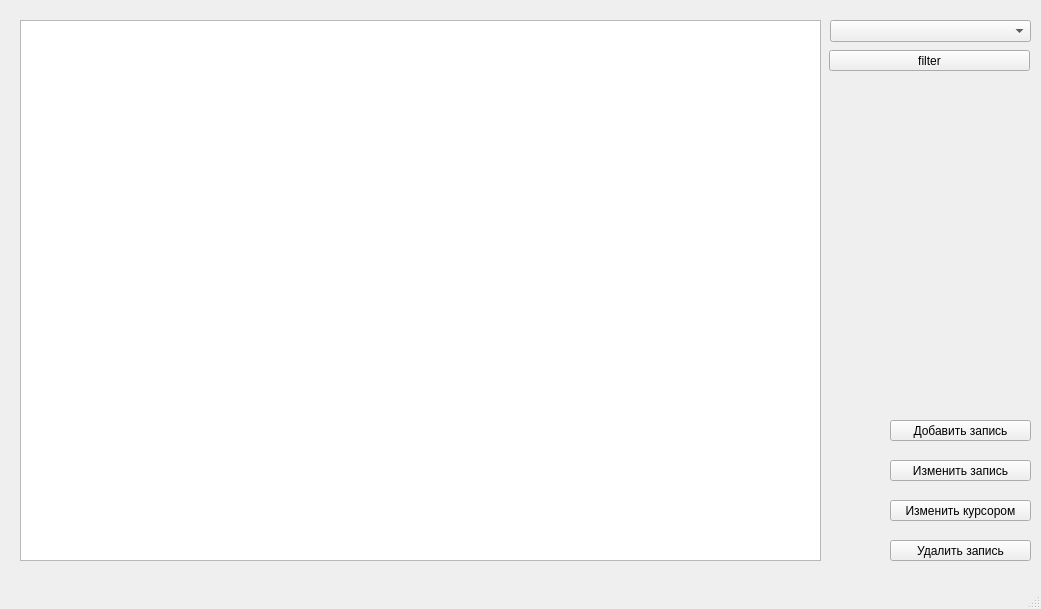
<?xml version="1.0" encoding="UTF-8"?>
<ui version="4.0">
 <class>MainWindow</class>
 <widget class="QMainWindow" name="MainWindow">
  <property name="geometry">
   <rect>
    <x>0</x>
    <y>0</y>
    <width>1041</width>
    <height>609</height>
   </rect>
  </property>
  <property name="windowTitle">
   <string>MainWindow</string>
  </property>
  <widget class="QWidget" name="centralwidget">
   <widget class="QTableView" name="tableView">
    <property name="geometry">
     <rect>
      <x>20</x>
      <y>20</y>
      <width>801</width>
      <height>541</height>
     </rect>
    </property>
    <property name="sortingEnabled">
     <bool>false</bool>
    </property>
    <attribute name="horizontalHeaderCascadingSectionResizes">
     <bool>false</bool>
    </attribute>
    <attribute name="verticalHeaderVisible">
     <bool>false</bool>
    </attribute>
   </widget>
   <widget class="QComboBox" name="tableChoose">
    <property name="geometry">
     <rect>
      <x>830</x>
      <y>20</y>
      <width>201</width>
      <height>22</height>
     </rect>
    </property>
    <property name="placeholderText">
     <string>Выберите таблицу</string>
    </property>
    <item>
     <property name="text">
      <string>Общая форма</string>
     </property>
    </item>
    <item>
     <property name="text">
      <string>Таблица сотрудников</string>
     </property>
    </item>
    <item>
     <property name="text">
      <string>Информация о сотрудниках</string>
     </property>
    </item>
    <item>
     <property name="text">
      <string>Выплаты сотрудникам</string>
     </property>
    </item>
    <item>
     <property name="text">
      <string>Отделы предприятия</string>
     </property>
    </item>
    <item>
     <property name="text">
      <string>Специальности</string>
     </property>
    </item>
   </widget>
   <widget class="QPushButton" name="buttonUpdate">
    <property name="geometry">
     <rect>
      <x>890</x>
      <y>460</y>
      <width>141</width>
      <height>21</height>
     </rect>
    </property>
    <property name="text">
     <string>Изменить запись</string>
    </property>
   </widget>
   <widget class="QPushButton" name="buttonInsert">
    <property name="geometry">
     <rect>
      <x>890</x>
      <y>420</y>
      <width>141</width>
      <height>21</height>
     </rect>
    </property>
    <property name="text">
     <string>Добавить запись</string>
    </property>
   </widget>
   <widget class="QPushButton" name="buttonDelete">
    <property name="geometry">
     <rect>
      <x>890</x>
      <y>540</y>
      <width>141</width>
      <height>21</height>
     </rect>
    </property>
    <property name="text">
     <string>Удалить запись</string>
    </property>
   </widget>
   <widget class="QPushButton" name="filterButton">
    <property name="geometry">
     <rect>
      <x>829</x>
      <y>50</y>
      <width>201</width>
      <height>21</height>
     </rect>
    </property>
    <property name="text">
     <string>filter</string>
    </property>
   </widget>
   <widget class="QPushButton" name="buttonCursor">
    <property name="geometry">
     <rect>
      <x>890</x>
      <y>500</y>
      <width>141</width>
      <height>21</height>
     </rect>
    </property>
    <property name="text">
     <string>Изменить курсором</string>
    </property>
   </widget>
  </widget>
  <widget class="QMenuBar" name="menubar">
   <property name="geometry">
    <rect>
     <x>0</x>
     <y>0</y>
     <width>1041</width>
     <height>20</height>
    </rect>
   </property>
  </widget>
  <widget class="QStatusBar" name="statusbar"/>
  <action name="actionconnect_to_database">
   <property name="text">
    <string>connect to database</string>
   </property>
  </action>
 </widget>
 <resources/>
 <connections/>
</ui>
